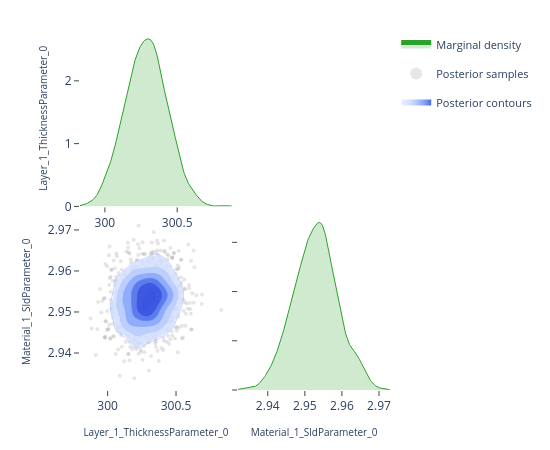

The cell this chart's notebook holds for it:
### Code cell
# ---- Pairwise focus: thickness vs SLD ---------------------------------------
# A 2-parameter corner plot zooms in on the joint posterior for a specific
# pair.  This is the same view the EasyReflectometryApp's "2D Heatmap"
# sub-tab uses to inspect parameter degeneracies.


params_of_interest = ['Layer_1_ThicknessParameter_0', 'Material_1_SldParameter_0']
idx = [posterior.param_names.index(p) for p in params_of_interest]
subset_draws = np.asarray(posterior.draws)[:, idx]

fig = plot_corner(subset_draws, params_of_interest)
fig.show()

### Figure 1 — Plotly figure (JSON) as saved in the notebook; plotly's stock layout.template omitted (floating-point values rounded to 4 significant figures; data arrays with more than 128 entries replaced by an {"elided": "..."} marker saying what was removed)
{"data": [{"fill": "tozeroy", "fillcolor": "rgba(44, 160, 44, 0.22)", "hoverinfo": "skip", "legendgroup": "marginal", "line": {"color": "rgb(44, 160, 44)", "width": 1}, "mode": "lines", "name": "Marginal density", "showlegend": true, "type": "scatter", "x": {"elided": "256 float values"}, "xaxis": "x", "y": {"elided": "256 float values"}, "yaxis": "y"}, {"hoverinfo": "skip", "legendgroup": "scatter", "marker": {"color": "rgba(140, 140, 140, 0.22)", "size": 4}, "mode": "markers", "name": "Posterior samples", "showlegend": true, "type": "scatter", "x": {"elided": "880 float values"}, "xaxis": "x3", "y": {"elided": "880 float values"}, "yaxis": "y3", "zorder": 0}, {"colorscale": [[0.0, "rgba(224, 233, 255, 0.62)"], [0.35, "rgba(183, 203, 255, 0.70)"], [0.6, "rgba(138, 169, 252, 0.78)"], [0.82, "rgba(96, 131, 242, 0.84)"], [1.0, "rgba(58, 86, 224, 0.90)"]], "connectgaps": false, "contours": {"coloring": "fill", "end": 172.5, "showlabels": false, "showlines": false, "size": 27.24, "start": 36.32}, "hoverinfo": "skip", "legendgroup": "contour", "name": "Posterior contours", "showlegend": true, "showscale": false, "type": "contour", "x": [299.8, 299.8, 299.9, 299.9, 299.9, 299.9, 299.9, 299.9, 299.9, 299.9, 300.0, 300.0, 300.0, 300.0, 300.0, 300.0, 300.0, 300.1, 300.1, 300.1, 300.1, 300.1, 300.1, 300.1, 300.1, 300.2, 300.2, 300.2, 300.2, 300.2, 300.2, 300.2, 300.3, 300.3, 300.3, 300.3, 300.3, 300.3, 300.3, 300.3, 300.4, 300.4, 300.4, 300.4, 300.4, 300.4, 300.4, 300.5, 300.5, 300.5, 300.5, 300.5, 300.5, 300.5, 300.5, 300.6, 300.6, 300.6, 300.6, 300.6, 300.6, 300.6, 300.7, 300.7, 300.7, 300.7, 300.7, 300.7, 300.7, 300.7, 300.8, 300.8, 300.8, 300.8, 300.8, 300.8, 300.8, 300.9, 300.9, 300.9], "xaxis": "x3", "y": [2.932, 2.933, 2.933, 2.934, 2.934, 2.935, 2.935, 2.936, 2.936, 2.937, 2.937, 2.938, 2.938, 2.939, 2.939, 2.94, 2.94, 2.941, 2.941, 2.942, 2.942, 2.943, 2.943, 2.944, 2.944, 2.945, 2.945, 2.946, 2.947, 2.947, 2.948, 2.948, 2.949, 2.949, 2.95, 2.95, 2.951, 2.951, 2.952, 2.952, 2.953, 2.953, 2.954, 2.954, 2.955, 2.955, 2.956, 2.956, 2.957, 2.957, 2.958, 2.958, 2.959, 2.959, 2.96, 2.961, 2.961, 2.962, 2.962, 2.963, 2.963, 2.964, 2.964, 2.965, 2.965, 2.966, 2.966, 2.967, 2.967, 2.968, 2.968, 2.969, 2.969, 2.97, 2.97, 2.971, 2.971, 2.972, 2.972, 2.973], "yaxis": "y3", "z": {"elided": "80x80 float values"}, "zmax": 172.5, "zmin": 36.32, "zorder": 1}, {"colorscale": [[0.0, "rgba(183, 203, 255, 0.94)"], [0.35, "rgba(183, 203, 255, 0.94)"], [0.35, "rgba(138, 169, 252, 0.95)"], [0.6, "rgba(138, 169, 252, 0.95)"], [0.6, "rgba(96, 131, 242, 0.96)"], [0.82, "rgba(96, 131, 242, 0.96)"], [0.82, "rgba(58, 86, 224, 0.98)"], [1.0, "rgba(58, 86, 224, 0.98)"]], "contours": {"coloring": "lines", "end": 172.5, "showlabels": false, "size": 27.24, "start": 36.32}, "hoverinfo": "skip", "legendgroup": "contour", "line": {"width": 0.9}, "showlegend": false, "showscale": false, "type": "contour", "x": [299.8, 299.8, 299.9, 299.9, 299.9, 299.9, 299.9, 299.9, 299.9, 299.9, 300.0, 300.0, 300.0, 300.0, 300.0, 300.0, 300.0, 300.1, 300.1, 300.1, 300.1, 300.1, 300.1, 300.1, 300.1, 300.2, 300.2, 300.2, 300.2, 300.2, 300.2, 300.2, 300.3, 300.3, 300.3, 300.3, 300.3, 300.3, 300.3, 300.3, 300.4, 300.4, 300.4, 300.4, 300.4, 300.4, 300.4, 300.5, 300.5, 300.5, 300.5, 300.5, 300.5, 300.5, 300.5, 300.6, 300.6, 300.6, 300.6, 300.6, 300.6, 300.6, 300.7, 300.7, 300.7, 300.7, 300.7, 300.7, 300.7, 300.7, 300.8, 300.8, 300.8, 300.8, 300.8, 300.8, 300.8, 300.9, 300.9, 300.9], "xaxis": "x3", "y": [2.932, 2.933, 2.933, 2.934, 2.934, 2.935, 2.935, 2.936, 2.936, 2.937, 2.937, 2.938, 2.938, 2.939, 2.939, 2.94, 2.94, 2.941, 2.941, 2.942, 2.942, 2.943, 2.943, 2.944, 2.944, 2.945, 2.945, 2.946, 2.947, 2.947, 2.948, 2.948, 2.949, 2.949, 2.95, 2.95, 2.951, 2.951, 2.952, 2.952, 2.953, 2.953, 2.954, 2.954, 2.955, 2.955, 2.956, 2.956, 2.957, 2.957, 2.958, 2.958, 2.959, 2.959, 2.96, 2.961, 2.961, 2.962, 2.962, 2.963, 2.963, 2.964, 2.964, 2.965, 2.965, 2.966, 2.966, 2.967, 2.967, 2.968, 2.968, 2.969, 2.969, 2.97, 2.97, 2.971, 2.971, 2.972, 2.972, 2.973], "yaxis": "y3", "z": {"elided": "80x80 float values"}, "zmax": 172.5, "zmin": 36.32, "zorder": 2}, {"fill": "tozeroy", "fillcolor": "rgba(44, 160, 44, 0.22)", "hoverinfo": "skip", "legendgroup": "marginal", "line": {"color": "rgb(44, 160, 44)", "width": 1}, "mode": "lines", "name": "Marginal density", "showlegend": false, "type": "scatter", "x": {"elided": "256 float values"}, "xaxis": "x4", "y": {"elided": "256 float values"}, "yaxis": "y4"}], "layout": {"height": 450, "legend": {"font": {"size": 11}, "itemsizing": "constant", "orientation": "v", "x": 1.02, "xanchor": "left", "y": 1.0, "yanchor": "top"}, "margin": {"b": 60, "l": 80, "r": 160, "t": 30}, "plot_bgcolor": "white", "showlegend": true, "width": 550, "xaxis": {"anchor": "y", "domain": [0.0, 0.49], "showgrid": false, "ticks": "outside", "zeroline": false}, "xaxis2": {"anchor": "y2", "domain": [0.51, 1.0], "showgrid": false, "ticks": "outside", "visible": false, "zeroline": false}, "xaxis3": {"anchor": "y3", "domain": [0.0, 0.49], "showgrid": false, "ticks": "outside", "title": {"font": {"size": 10}, "text": "Layer_1_ThicknessParameter_0"}, "zeroline": false}, "xaxis4": {"anchor": "y4", "domain": [0.51, 1.0], "showgrid": false, "ticks": "outside", "title": {"font": {"size": 10}, "text": "Material_1_SldParameter_0"}, "zeroline": false}, "yaxis": {"anchor": "x", "domain": [0.51, 1.0], "showgrid": false, "ticks": "outside", "title": {"font": {"size": 10}, "text": "Layer_1_ThicknessParameter_0"}, "zeroline": false}, "yaxis2": {"anchor": "x2", "domain": [0.51, 1.0], "showgrid": false, "ticks": "outside", "visible": false, "zeroline": false}, "yaxis3": {"anchor": "x3", "domain": [0.0, 0.49], "showgrid": false, "ticks": "outside", "title": {"font": {"size": 10}, "text": "Material_1_SldParameter_0"}, "zeroline": false}, "yaxis4": {"anchor": "x4", "domain": [0.0, 0.49], "showgrid": false, "showticklabels": false, "ticks": "outside", "zeroline": false}}}
